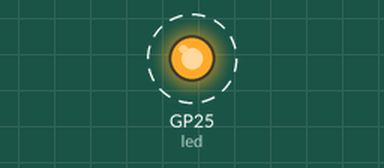
Bench run of a program on a simulated Raspberry Pi Pico running MicroPython. Parts: output pins drawn as LEDs (lit = HIGH). Dashed ring = blinking.

Above: at 0.5 s.
Timing chart, 0 to 4.6 s (numbered marks = the images above):
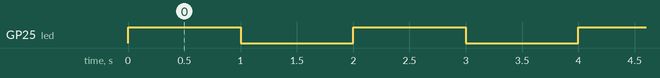

The program:

blink.py
```python
from machine import Pin # Importar el método Pin desde la librería machine
import time # Importar librería time
led = machine.Pin(25, machine.Pin.OUT) # GPIO 25 como salida

while True:
    led.value(1)  # Enciende el LED
    time.sleep(1) # Espera 1 segundo
    led.value(0)  # Apaga el LED
    time.sleep(1) # Espera 1 segundo
```

Measured:
- by itself, GP25 (led): alternates HIGH for 1.0 s and LOW for 1.0 s
